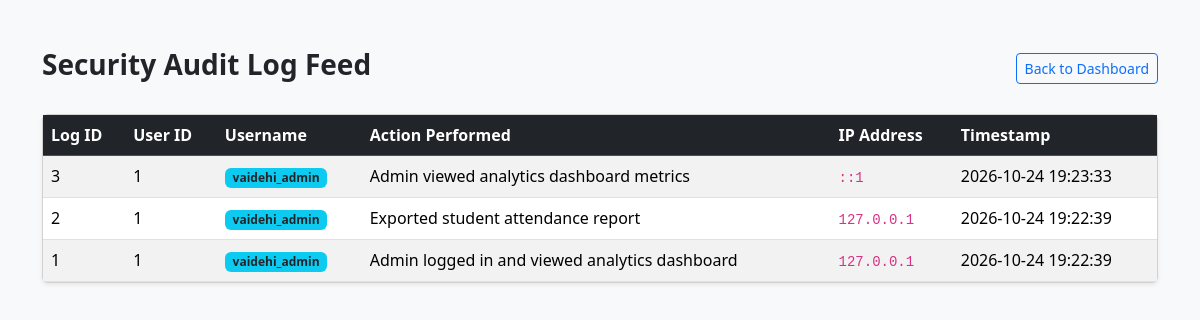
The app's page /admin_audit.php (signed in) with its own data.
### tables this page shows
CREATE TABLE IF NOT EXISTS `audit_logs` (
  `id` int(11) NOT NULL AUTO_INCREMENT,
  `user_id` int(11) NOT NULL,
  `username` varchar(50) NOT NULL,
  `action` varchar(255) NOT NULL,
  `ip_address` varchar(45) NOT NULL,
  `timestamp` timestamp NOT NULL DEFAULT current_timestamp(),
  PRIMARY KEY (`id`)
);

### admin_audit.php (the view, shortened to what this page needs)
<?php
require_once "auth_middleware.php";
$logs = [];
$res = $conn->query("SELECT * FROM audit_logs ORDER BY id DESC LIMIT 15");
if ($res) {
    while ($row = $res->fetch_assoc()) {
        $logs[] = $row;
    }
}
?>
<!DOCTYPE html>
<html lang="en">
<head>
    <link href="https://cdn.jsdelivr.net/npm/bootstrap@5.3.3/dist/css/bootstrap.min.css" rel="stylesheet">
</head>
<body class="bg-light">
<div class="container my-5">
    <div class="d-flex justify-content-between align-items-center mb-4">
        <h3 class="fw-bold">Security Audit Log Feed</h3>
        <a href="dashboard.php" class="btn btn-outline-primary btn-sm">Back to Dashboard</a>
    </div>
    <div class="card shadow-sm">
        <div class="card-body p-0">
            <table class="table table-striped align-middle mb-0">
                <thead class="table-dark">
                    <tr>
                        <th>Log ID</th>
                        <th>User ID</th>
                        <th>Username</th>
                        <th>Action Performed</th>
                        <th>IP Address</th>
                        <th>Timestamp</th>
                    </tr>
                </thead>
                <tbody>
                    <?php foreach ($logs as $log): ?>
                        <tr>
                            <td><?= $log['id'] ?></td>
                            <td><?= $log['user_id'] ?></td>
                            <td><span class="badge bg-info text-dark"><?= htmlspecialchars($log['username']) ?></span></td>
                            <td><?= htmlspecialchars($log['action']) ?></td>
                            <td><code><?= htmlspecialchars($log['ip_address']) ?></code></td>
                            <td><?= htmlspecialchars($log['timestamp']) ?></td>
                        </tr>
                    <?php endforeach; ?>
                </tbody>
            </table>
        </div>
    </div>
</div>
</body>
</html>

### records on screen
audit_logs: id "3", user "1", username "vaidehi_admin", action "Admin viewed analytics dashboard metrics", ip_address "::1", timestamp "2026-10-24 19:23:33"
audit_logs: id "2", user "1", username "vaidehi_admin", action "Exported student attendance report", ip_address "127.0.0.1", timestamp "2026-10-24 19:22:39"
audit_logs: id "1", user "1", username "vaidehi_admin", action "Admin logged in and viewed analytics dashboard", ip_address "127.0.0.1", timestamp "2026-10-24 19:22:39"
